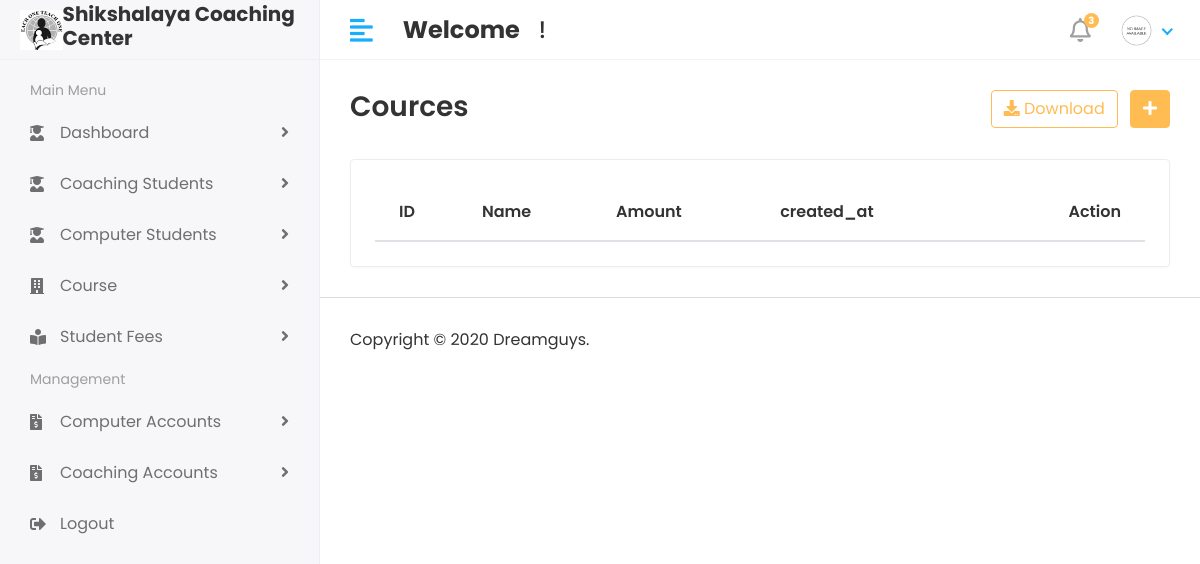
The page /Hod/Computer/Expanses/view (signed in) on the database as committed earlier.
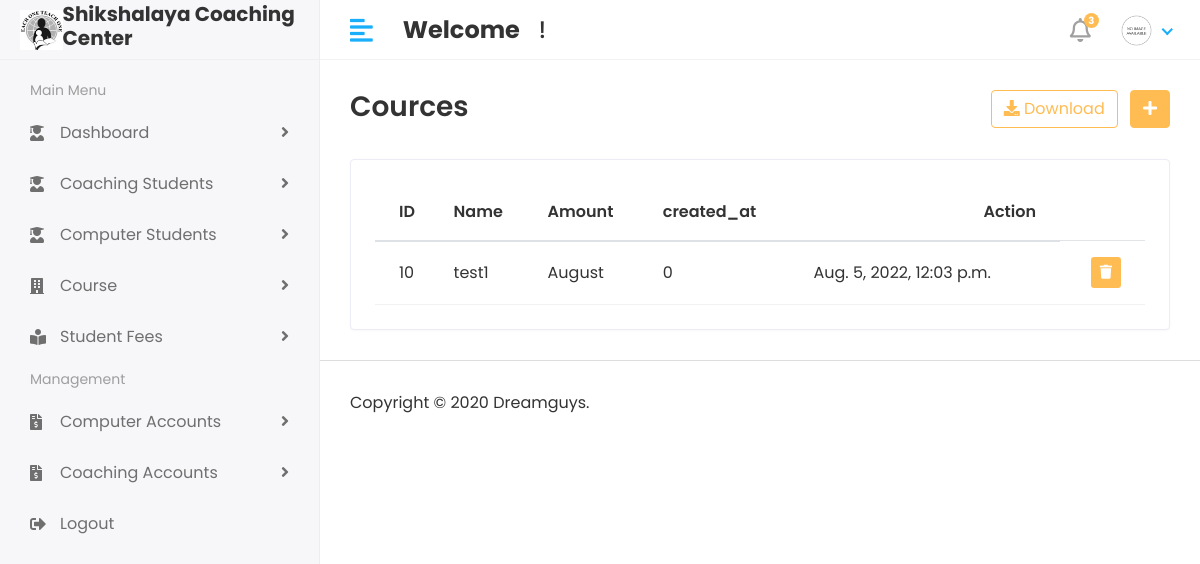
The same page on the database as committed later.
### shikshalaya_computer_app/models.py (models this page shows)
class Computer_Expenses(models.Model):
    name = models.CharField(max_length=100)
    month = models.CharField(max_length=100)
    Amount = models.IntegerField()
    created_at = models.DateTimeField(auto_now_add=True)
    updated_at = models.DateTimeField(auto_now=True)

### student_management_system/Hod_views.py (the view)
# urls.py: path('Hod/Computer/Expanses/view',Hod_views.COMPUTER_EXPENSES_VIEW,name='computer_expenses_view'),
@login_required(login_url='/')
def COMPUTER_EXPENSES_VIEW(request):
    expenses = Computer_Expenses.objects.all()
    context = {
        'expenses': expenses
    }
    return render(request, 'Hod/computer_expenses_view.html', context)

### templates/Hod/computer_expenses_view.html (shortened to what this page needs)
{% extends 'base.html' %}
{% block content %}
<div class="content container-fluid">
               <div class="page-header">
                  <div class="row align-items-center">
                     <div class="col">
                        <h3 class="page-title">Cources</h3>
                     </div>
                     <div class="col-auto text-right float-right ml-auto">
                        <a href="#" class="btn btn-outline-primary mr-2"><i class="fas fa-download"></i> Download</a>
                        <a href="add-student.html" class="btn btn-primary"><i class="fas fa-plus"></i></a>
                     </div>
                  </div>
               </div>
               <div class="row">
                  <div class="col-sm-12">
                     <div class="card card-table">
                        <div class="card-body">
                           <div class="table-responsive">
                              <table id="table_id" class="table table-hover table-center mb-0 ">
                                 <thead>
                                    <tr>
                                       <th>ID</th>
                                       <th>Name</th>
                                        <th>Amount</th>
                                       <th>created_at</th>
                                       <th class="text-right">Action</th>
                                    </tr>
                                 </thead>
                                 <tbody>
                                 {% for i in expenses %}
                                    <tr>
                                       <td>{{i.id}}</td>
                                        <td>{{i.name}}</td>
                                        <td>{{i.month}}</td>
                                        <td>{{i.Amount}}</td>
                                        <td>{{i.created_at}}</td>
                                       <td class="text-right">
                                          <div class="actions">
                                             <a href="{% url 'computer_expenses_delete' i.id %}" class="btn btn-sm bg-danger-light">
                                             <i class="fas fa-trash"></i>
                                             </a>
                                          </div>
                                       </td>
                                    </tr>
                                 {% endfor %}
                                 </tbody>
                              </table>
                           </div>
                        </div>
                     </div>
                  </div>
               </div>
            </div>
{% endblock %}

Rows that differ between the two databases and show on the page:
added Computer_Expenses: id "10", name "test1", month "August", Amount "0", created_at "Aug. 5, 2022, 12:03 p.m."
